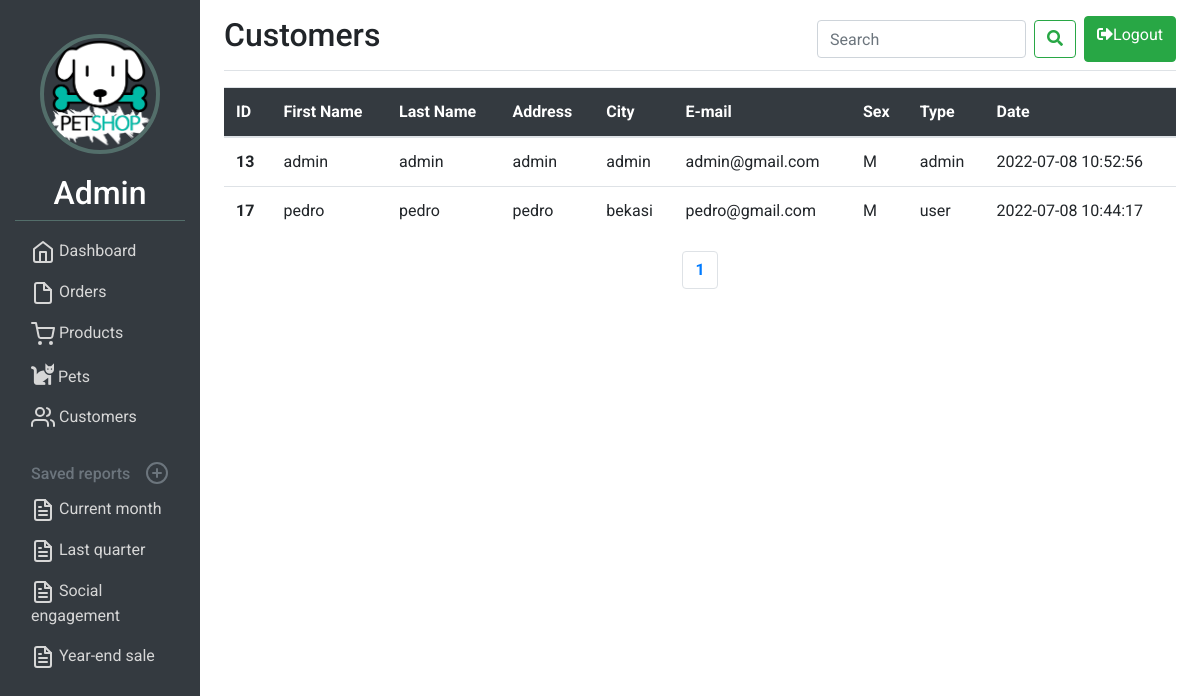
Screenshot of /user/customers.php (signed in) with the database file from the repository.
### tables this page shows
CREATE TABLE `users` (
  `user_id` int(11) NOT NULL,
  `first_name` varchar(60) NOT NULL,
  `last_name` varchar(60) NOT NULL,
  `user_address` varchar(255) NOT NULL,
  `user_city` varchar(30) NOT NULL,
  `email` varchar(255) NOT NULL,
  `password` varchar(255) NOT NULL,
  `user_type` varchar(20) NOT NULL DEFAULT 'user',
  `user_sex` enum('M','F') NOT NULL,
  `date_entered` timestamp NOT NULL DEFAULT current_timestamp() ON UPDATE current_timestamp()
);

### function.php (called while the page is built, shortened)
<?php
$conn = mysqli_connect("localhost","root","root","petshop");
function query($query){
    global $conn;
    $result = mysqli_query($conn, $query);
    $rows = [];
    while ( $row = mysqli_fetch_assoc($result) ){
        $rows[] = $row;
    }
    return $rows;
}
?>

### user/customers.php (the view, shortened to what this page needs)
<?php
require '../function.php';
$jumlahDataPerHalaman = 5;
$jumlahData = count(query("SELECT * FROM users"));
$jumlahHalaman = ceil($jumlahData/$jumlahDataPerHalaman);
$halamanAktif = ( isset($_GET["halaman"]) ) ? $_GET["halaman"] : 1;
$awalData = ($jumlahDataPerHalaman * $halamanAktif) - $jumlahDataPerHalaman;
$users = query("SELECT * FROM users LIMIT $awalData, $jumlahDataPerHalaman");
?>
<!DOCTYPE html>
<html lang="en" dir="ltr">
  <head>
    <link rel="stylesheet" href="https://use.fontawesome.com/releases/v5.8.1/css/all.css">
    <link rel="stylesheet" href="https://stackpath.bootstrapcdn.com/bootstrap/4.3.1/css/bootstrap.min.css">
    <link rel="stylesheet" href="user.css">
  </head>
  <body data-gr-c-s-loaded="true" cz-shortcut-listen="true">
  <div class="container-fluid">
    <div class="row">
      <nav class="col-md-2 d-none d-md-block bg-dark sidebar">
        <div class="sidebar-sticky">
          <div class="admin-profile">
            <div class="admin-image">
              <img src="img/logo.png" alt="">
            </div>
            <div class="admin-name">
              <h2>Admin</h2>
            </div>
          </div>
          <ul class="nav flex-column">
            <li class="nav-item">
              <a class="nav-link active" href="index.php">
                Dashboard <span class="sr-only">(current)</span>
              </a>
            </li>
            <li class="nav-item">
              <a class="nav-link" href="orders.php">
                Orders
              </a>
            </li>
            <li class="nav-item">
              <a class="nav-link" href="products.php">
                Products
              </a>
            </li>
            <li class="nav-item">
              <a class="nav-link" href="pets.php">
                <i class='fas fa-cat' style='font-size:23px'></i>
                Pets
              </a>
            </li>
            <li class="nav-item">
              <a class="nav-link" href="customers.php">
                Customers
              </a>
            </li>
          </ul>
          <h6 class="sidebar-heading d-flex justify-content-between align-items-center px-3 mt-4 mb-1 text-muted">
            <span>Saved reports</span>
            <a class="d-flex align-items-center text-muted" href="#">
            </a>
          </h6>
          <ul class="nav flex-column mb-2">
            <li class="nav-item">
              <a class="nav-link" href="#">
                Current month
              </a>
            </li>
            <li class="nav-item">
              <a class="nav-link" href="#">
                Last quarter
              </a>
            </li>
            <li class="nav-item">
              <a class="nav-link" href="#">
                Social engagement
              </a>
            </li>
            <li class="nav-item">
              <a class="nav-link" href="#">
                Year-end sale
              </a>
            </li>
          </ul>
        </div>
      </nav>
      <main role="main" class="col-md-9 ml-sm-auto col-lg-10 px-4">
        <div class="d-flex justify-content-between flex-wrap flex-md-nowrap align-items-center pt-3 pb-2 mb-3 border-bottom">
          <h1 class="h2">Customers</h1>
          <div class="btn-toolbar mb-2 mb-md-0">
            <div class="btn-group mr-2">
                <form class="form-inline my-2 my-lg-1" action="" method="post">
                <input class="form-control mr-sm-2" type="search" name="keyword" id="keyword" placeholder="Search" aria-label="Search">
                <button class="btn btn-outline-success my-2 my-sm-0" type="submit" name="search" id="search"><i class="fas fa-search"></i></button>
            </form>
            </div>
            <a href="../logout.php" class="btn btn-success">
              <i class="fas fa-sign-out-alt"></i>Logout
            </a>
          </div>
        </div>
        <table class="table table-hover">
        <thead class="bg-dark">
            <tr>
                <th scope="col">ID</th>
                <th scope="col">First Name</th>
                <th scope="col">Last Name</th>
                <th scope="col">Address</th>
                <th scope="col">City</th>
                <th scope="col">E-mail</th>
                <th scope="col">Sex</th>
                <th scope="col">Type</th>
                <th scope="col">Date</th>
            </tr>
        </thead>
        <tbody>
            <?php foreach($users as $user): ?>
            <tr>
            <th scope="row"><?= $user["user_id"]; ?></th>
            <td><?= $user["first_name"]; ?></td>
            <td><?= $user["last_name"]; ?></td>
            <td><?= $user["user_address"]; ?></td>
            <td><?= $user["user_city"]; ?></td>
            <td><?= $user["email"]; ?></td>
            <td><?= $user["user_sex"]; ?></td>
            <td><?= $user["user_type"]; ?></td>
            <td><?= $user["date_entered"]; ?></td>
            </tr>
            <?php endforeach; ?>
        </tbody>
        </table>
    <nav aria-label="Page navigation example">
      <ul class="pagination justify-content-center">
          <?php for( $i = 1; $i <= $jumlahHalaman; $i++) : ?>
            <?php if($i == $halamanAktif): ?>
              <li class="page-item font-weight-bold"><a class="page-link" href="?halaman=<?= $i; ?>"><?= $i; ?></a></li>
            <?php else: ?>
              <li class="page-item"><a class="page-link" href="?halaman=<?= $i; ?>"><?= $i; ?></a></li>
            <?php endif; ?>
          <?php endfor; ?>
      </ul>
    </nav>
      </main>
    </div>
  </div>
  </body>
</html>

### user/user.css (style rules this page uses)
* { margin: 0; padding: 0; font-family: 'Roboto', sans-serif; }
.sidebar { position: fixed; height: 100%; color: rgb(215, 215, 215); }
.admin-profile { width: 100%; margin-top: 20%; margin-bottom: 10px; border-bottom: 1px solid rgb(83, 110, 106); }
.admin-image img { display: block; margin: auto; height: 120px; width: 120px; border: 4px solid rgb(83, 110, 106); border-radius: 100%; }
.admin-name { margin-top: 20px; text-align: center; }
.nav li a { color: rgb(215, 215, 215); }
.bg-dark { color: white; }
.form-control { outline-color: green; }

### rows the page displays
users: user_id "13", first_name "admin", last_name "admin", user_address "admin", user_city "admin", email "admin@gmail.com", user_sex "M", user_type "admin", date_entered "2022-07-08 10:52:56"
users: user_id "17", first_name "pedro", last_name "pedro", user_address "pedro", user_city "bekasi", email "pedro@gmail.com", user_sex "M", user_type "user", date_entered "2022-07-08 10:44:17"
